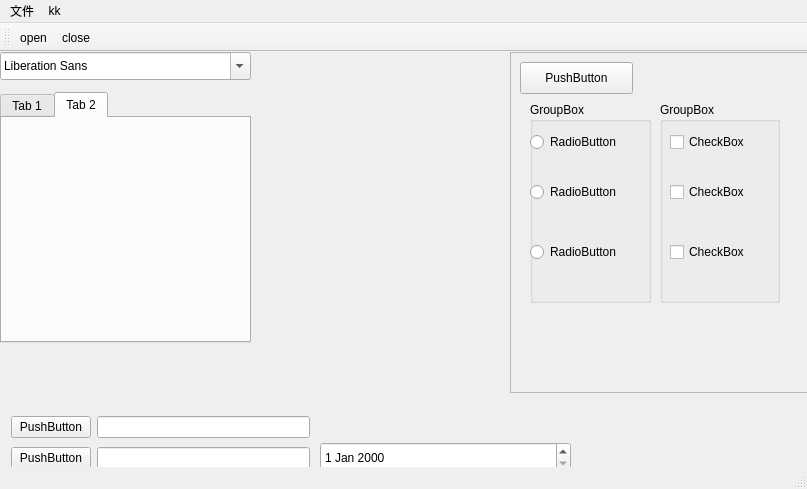
<?xml version="1.0" encoding="UTF-8"?>
<ui version="4.0">
 <class>MainWindow</class>
 <widget class="QMainWindow" name="MainWindow">
  <property name="geometry">
   <rect>
    <x>0</x>
    <y>0</y>
    <width>807</width>
    <height>489</height>
   </rect>
  </property>
  <property name="windowTitle">
   <string>MainWindow</string>
  </property>
  <widget class="QWidget" name="centralWidget">
   <widget class="QFrame" name="uutFrame">
    <property name="geometry">
     <rect>
      <x>510</x>
      <y>0</y>
      <width>301</width>
      <height>341</height>
     </rect>
    </property>
    <property name="frameShape">
     <enum>QFrame::StyledPanel</enum>
    </property>
    <property name="frameShadow">
     <enum>QFrame::Raised</enum>
    </property>
    <widget class="QPushButton" name="pushButton">
     <property name="geometry">
      <rect>
       <x>10</x>
       <y>10</y>
       <width>113</width>
       <height>32</height>
      </rect>
     </property>
     <property name="text">
      <string>PushButton</string>
     </property>
    </widget>
    <widget class="QGroupBox" name="groupBox">
     <property name="geometry">
      <rect>
       <x>20</x>
       <y>50</y>
       <width>121</width>
       <height>201</height>
      </rect>
     </property>
     <property name="title">
      <string>GroupBox</string>
     </property>
     <widget class="QRadioButton" name="radioButton">
      <property name="geometry">
       <rect>
        <x>0</x>
        <y>30</y>
        <width>100</width>
        <height>20</height>
       </rect>
      </property>
      <property name="text">
       <string>RadioButton</string>
      </property>
     </widget>
     <widget class="QRadioButton" name="radioButton_3">
      <property name="geometry">
       <rect>
        <x>0</x>
        <y>80</y>
        <width>100</width>
        <height>20</height>
       </rect>
      </property>
      <property name="text">
       <string>RadioButton</string>
      </property>
     </widget>
     <widget class="QRadioButton" name="radioButton_4">
      <property name="geometry">
       <rect>
        <x>0</x>
        <y>140</y>
        <width>100</width>
        <height>20</height>
       </rect>
      </property>
      <property name="text">
       <string>RadioButton</string>
      </property>
     </widget>
    </widget>
    <widget class="QGroupBox" name="groupBox_2">
     <property name="geometry">
      <rect>
       <x>150</x>
       <y>50</y>
       <width>120</width>
       <height>201</height>
      </rect>
     </property>
     <property name="title">
      <string>GroupBox</string>
     </property>
     <widget class="QCheckBox" name="checkBox">
      <property name="geometry">
       <rect>
        <x>10</x>
        <y>30</y>
        <width>87</width>
        <height>20</height>
       </rect>
      </property>
      <property name="text">
       <string>CheckBox</string>
      </property>
     </widget>
     <widget class="QCheckBox" name="checkBox_2">
      <property name="geometry">
       <rect>
        <x>10</x>
        <y>80</y>
        <width>87</width>
        <height>20</height>
       </rect>
      </property>
      <property name="text">
       <string>CheckBox</string>
      </property>
     </widget>
     <widget class="QCheckBox" name="checkBox_3">
      <property name="geometry">
       <rect>
        <x>10</x>
        <y>140</y>
        <width>87</width>
        <height>20</height>
       </rect>
      </property>
      <property name="text">
       <string>CheckBox</string>
      </property>
     </widget>
    </widget>
   </widget>
   <widget class="QFontComboBox" name="fontComboBox">
    <property name="geometry">
     <rect>
      <x>0</x>
      <y>0</y>
      <width>251</width>
      <height>28</height>
     </rect>
    </property>
   </widget>
   <widget class="QTabWidget" name="tabWidget">
    <property name="geometry">
     <rect>
      <x>0</x>
      <y>40</y>
      <width>251</width>
      <height>251</height>
     </rect>
    </property>
    <property name="currentIndex">
     <number>1</number>
    </property>
    <widget class="QWidget" name="tab">
     <attribute name="title">
      <string>Tab 1</string>
     </attribute>
    </widget>
    <widget class="QWidget" name="tab_2">
     <attribute name="title">
      <string>Tab 2</string>
     </attribute>
    </widget>
   </widget>
   <widget class="QWidget" name="gridLayoutWidget">
    <property name="geometry">
     <rect>
      <x>0</x>
      <y>350</y>
      <width>321</width>
      <height>81</height>
     </rect>
    </property>
    <layout class="QGridLayout" name="gridLayout">
     <item row="1" column="0">
      <widget class="QPushButton" name="pushButton_6">
       <property name="text">
        <string>PushButton</string>
       </property>
      </widget>
     </item>
     <item row="0" column="2">
      <widget class="QLineEdit" name="lineEdit"/>
     </item>
     <item row="0" column="0">
      <widget class="QPushButton" name="pushButton_3">
       <property name="text">
        <string>PushButton</string>
       </property>
      </widget>
     </item>
     <item row="1" column="2">
      <widget class="QLineEdit" name="lineEdit_3"/>
     </item>
    </layout>
   </widget>
   <widget class="QDateEdit" name="dateEdit">
    <property name="geometry">
     <rect>
      <x>320</x>
      <y>390</y>
      <width>251</width>
      <height>31</height>
     </rect>
    </property>
   </widget>
  </widget>
  <widget class="QMenuBar" name="menuBar">
   <property name="geometry">
    <rect>
     <x>0</x>
     <y>0</y>
     <width>807</width>
     <height>22</height>
    </rect>
   </property>
   <widget class="QMenu" name="menu">
    <property name="title">
     <string>文件</string>
    </property>
    <addaction name="separator"/>
    <addaction name="actionclose"/>
   </widget>
   <widget class="QMenu" name="menukk">
    <property name="title">
     <string>kk</string>
    </property>
   </widget>
   <addaction name="menu"/>
   <addaction name="menukk"/>
  </widget>
  <widget class="QToolBar" name="mainToolBar">
   <attribute name="toolBarArea">
    <enum>TopToolBarArea</enum>
   </attribute>
   <attribute name="toolBarBreak">
    <bool>false</bool>
   </attribute>
   <addaction name="actionopen"/>
   <addaction name="actionclose"/>
  </widget>
  <widget class="QStatusBar" name="statusBar"/>
  <action name="actionopen">
   <property name="checkable">
    <bool>true</bool>
   </property>
   <property name="text">
    <string>open</string>
   </property>
  </action>
  <action name="actionclose">
   <property name="checkable">
    <bool>true</bool>
   </property>
   <property name="text">
    <string>close</string>
   </property>
  </action>
 </widget>
 <layoutdefault spacing="6" margin="11"/>
 <resources/>
 <connections/>
</ui>
